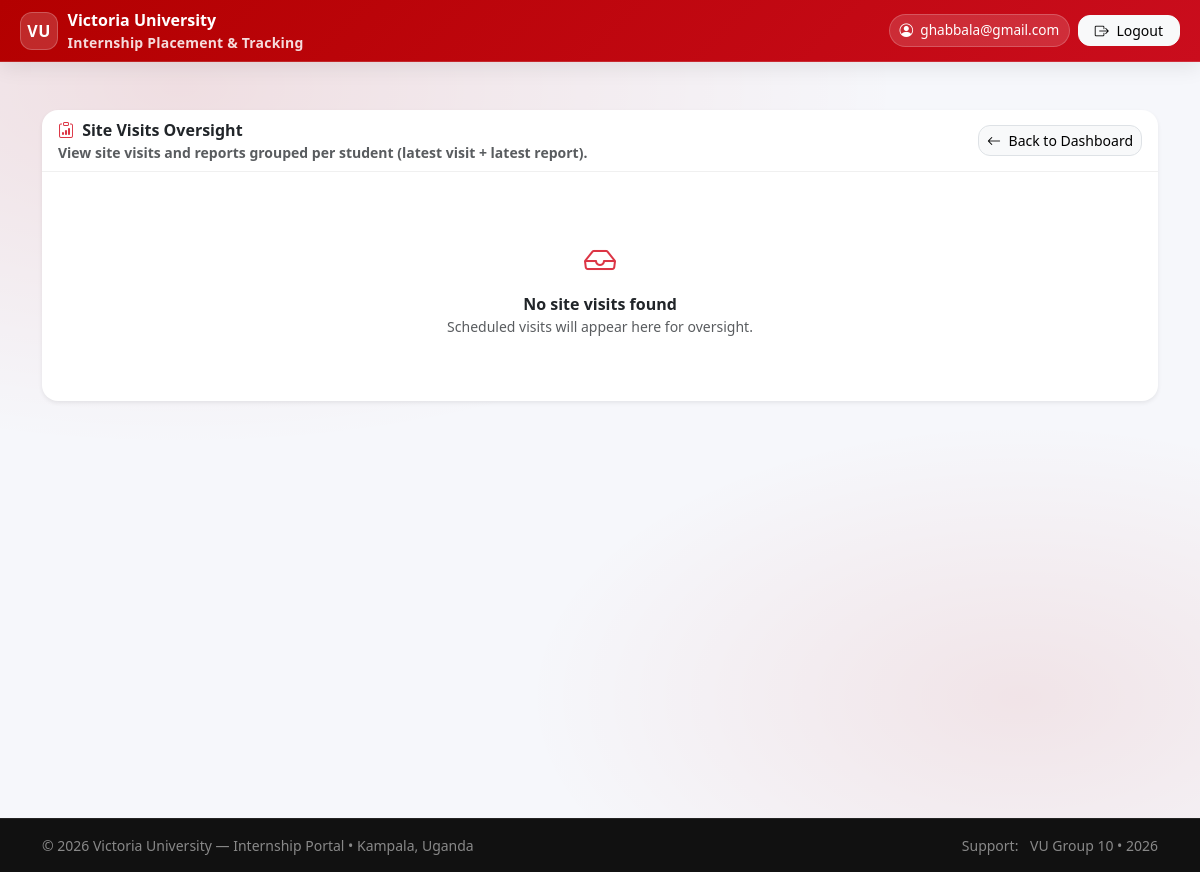
/tracking/coordinator/site-visits/ (signed in), run on an earlier commit of the app's database.
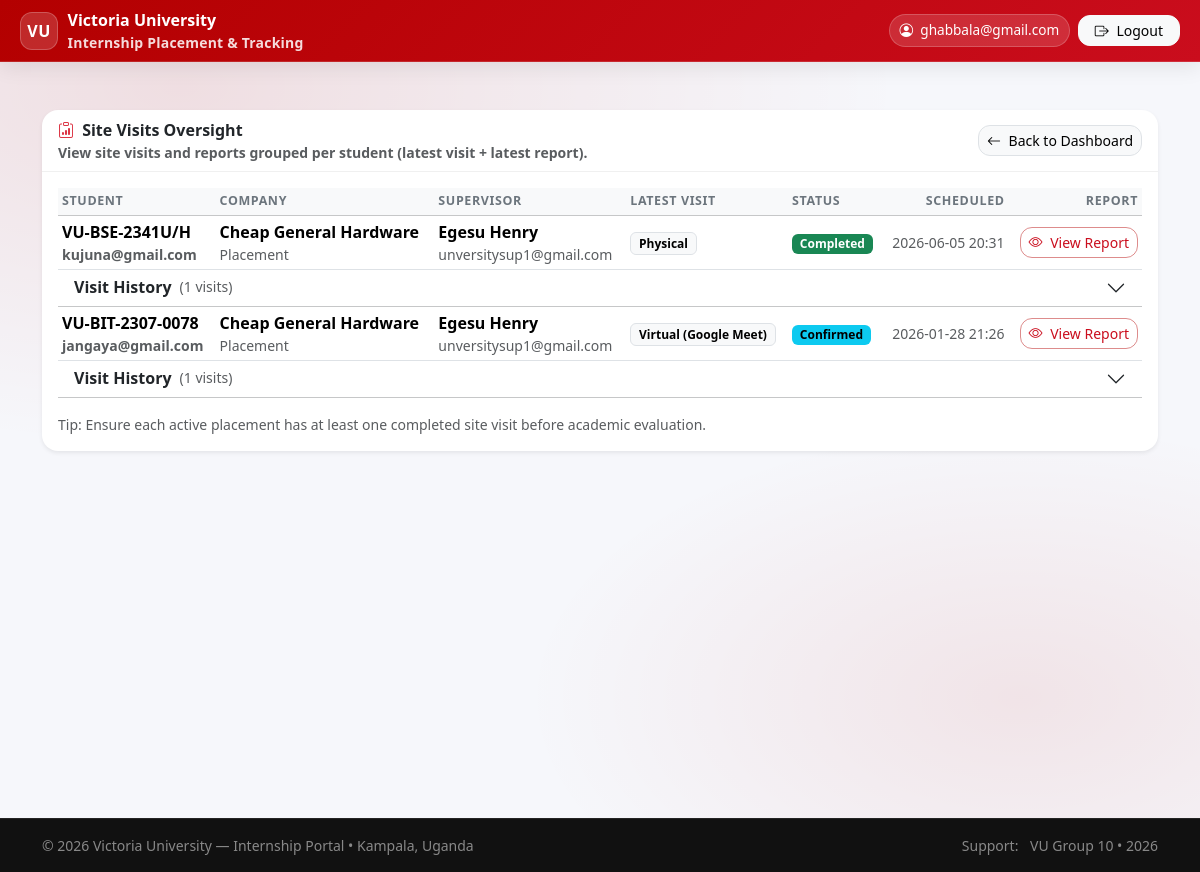
And on a later commit of the database.
### accounts/models.py (models this page shows, shortened)
class User(AbstractUser):
    username = None
    email = models.EmailField(_("email address"), unique=True)
    USERNAME_FIELD = "email"
    REQUIRED_FIELDS = []
    objects = UserManager()
    class Meta:
        permissions = [
            ("role_university_supervisor", "Role: VU_UniversitySupervisor"),
            ("role_industry_supervisor", "Role: IndustrySupervisor"),
            ("role_coordinator", "Role: VU_Coordinator"),
        ]
    @property
    def display_name(self):
        full = self.get_full_name().strip()
        return full if full else self.email

class StudentProfile(models.Model):
    user = models.OneToOneField("accounts.User", on_delete=models.CASCADE, related_name="student_profile")
    reg_no = models.CharField(max_length=50, unique=True)
    phone = models.CharField(max_length=30, blank=True)
    program = models.ForeignKey(
        "academics.Program",
        on_delete=models.PROTECT,
        null=True,
        blank=True,
        related_name="students",
    )

class StaffProfile(models.Model):
    user = models.OneToOneField(User, on_delete=models.CASCADE, related_name="staff_profile")
    staff_no = models.CharField(max_length=50, unique=True)
    department = models.CharField(max_length=120, blank=True)
    phone = models.CharField(max_length=30, blank=True)

### companies/models.py (models this page shows, shortened)
class Company(models.Model):
    STATUS = [
        ("pending_verification", "Pending verification"),
        ("approved", "Approved"),
        ("rejected", "Rejected"),
        ("inactive", "Inactive"),
    ]
    name = models.CharField(max_length=200, unique=True)
    industry = models.CharField(max_length=120, blank=True)
    district = models.CharField(max_length=120, blank=True)
    address = models.CharField(max_length=255, blank=True)
    status = models.CharField(max_length=30, choices=STATUS, default="pending_verification")
    created_at = models.DateTimeField(auto_now_add=True)

### tracking/models.py (models this page shows, shortened)
class SiteVisit(models.Model):
    VISIT_TYPE = [
        ("physical", "Physical"),
        ("zoom", "Virtual (Zoom)"),
        ("gmeet", "Virtual (Google Meet)"),
        ("other", "Virtual (Other)"),
    ]
    STATUS = [
        ("scheduled", "Scheduled"),
        ("confirmed", "Confirmed"),
        ("completed", "Completed"),
        ("cancelled", "Cancelled"),
    ]
    placement = models.ForeignKey("placements.Placement", on_delete=models.CASCADE, related_name="site_visits")
    supervisor = models.ForeignKey("accounts.StaffProfile", on_delete=models.CASCADE, related_name="site_visits")
    visit_type = models.CharField(max_length=12, choices=VISIT_TYPE)
    meeting_link = models.URLField(blank=True)  # required for zoom/gmeet/other
    scheduled_at = models.DateTimeField()
    duration_minutes = models.PositiveIntegerField(default=60)
    status = models.CharField(max_length=12, choices=STATUS, default="scheduled")
    agenda = models.TextField(blank=True)
    actual_at = models.DateTimeField(blank=True, null=True)
    created_at = models.DateTimeField(auto_now_add=True)
    class Meta:
        ordering = ["-scheduled_at"]

### tracking/views.py (the view)
# urls.py: path("coordinator/site-visits/", views.coordinator_site_visits, name="coordinator_site_visits"),
@login_required
def coordinator_site_visits(request):
    if not request.user.is_superuser and not request.user.groups.filter(name__iexact="Coordinator").exists():
        return HttpResponseForbidden("Coordinators only.")
    qs = (
        SiteVisit.objects.select_related(
            "placement",
            "placement__company",
            "placement__request__student__user",
            "supervisor__user",
            "report",  # ✅ this assumes related_name="report"
        )
        .order_by("-scheduled_at")
    )
    grouped = {}
    for v in qs:
        student = v.placement.request.student
        sid = student.id
        if sid not in grouped:
            grouped[sid] = {
                "student": student,
                "company_name": getattr(v.placement.company, "name", ""),
                "supervisor": v.supervisor,
                "visit": v,  # latest visit
                "report": getattr(v, "report", None),  # ✅ safe
                "all_visits": [],
            }
        grouped[sid]["all_visits"].append(v)
    student_rows = list(grouped.values())
    return render(request, "tracking/coordinator_site_visits.html", {
        "student_rows": student_rows
    })

### templates/tracking/coordinator_site_visits.html (shortened to what this page needs)
{% extends "base.html" %}
{% block content %}
<div class="row g-4">
  <div class="col-12">
    <div class="card shadow-sm border-0 overflow-hidden">
      <div class="card-header d-flex flex-column flex-md-row justify-content-between align-items-start align-items-md-center gap-2">
        <div>
          <div class="fw-bold">
            <i class="bi bi-clipboard-data me-1 text-danger"></i> Site Visits Oversight
          </div>
          <div class="text-muted small">
            View site visits and reports grouped per student (latest visit + latest report).
          </div>
        </div>
        <a href="{% url 'coordinator_dashboard' %}" class="btn btn-light border btn-sm">
          <i class="bi bi-arrow-left me-1"></i> Back to Dashboard
        </a>
      </div>
      <div class="card-body">
        {% if student_rows %}
          <div class="table-responsive">
            <table class="table table-sm table-hover align-middle mb-0">
              <thead class="table-light">
                <tr>
                  <th>Student</th>
                  <th>Company</th>
                  <th>Supervisor</th>
                  <th>Latest Visit</th>
                  <th>Status</th>
                  <th class="text-end">Scheduled</th>
                  <th class="text-end">Report</th>
                </tr>
              </thead>
              <tbody>
                {% for r in student_rows %}
                  <tr>
                    <td class="fw-semibold">
                      {{ r.student.reg_no }}
                      <div class="small text-muted">{{ r.student.user.email }}</div>
                    </td>
                    <td>
                      <div class="fw-semibold">{{ r.company_name|default:"—" }}</div>
                      <div class="small text-muted">Placement</div>
                    </td>
                    <td>
                      {% if r.supervisor %}
                        <div class="fw-semibold">
                          {{ r.supervisor.user.get_full_name|default:r.supervisor.user.email }}
                        </div>
                        <div class="small text-muted">{{ r.supervisor.user.email }}</div>
                      {% else %}
                        <span class="text-muted">—</span>
                      {% endif %}
                    </td>
                    <td>
                      {% if r.visit %}
                        <span class="badge text-bg-light border">{{ r.visit.get_visit_type_display }}</span>
                      {% else %}
                        <span class="text-muted">—</span>
                      {% endif %}
                    </td>
                    <td>
                      {% if r.visit %}
                        {% if r.visit.status == "scheduled" %}
                          <span class="badge text-bg-secondary">Scheduled</span>
                        {% elif r.visit.status == "confirmed" %}
                          <span class="badge text-bg-info">Confirmed</span>
                        {% elif r.visit.status == "completed" %}
                          <span class="badge text-bg-success">Completed</span>
                        {% elif r.visit.status == "cancelled" %}
                          <span class="badge text-bg-dark">Cancelled</span>
                        {% else %}
                          <span class="badge text-bg-light border">{{ r.visit.status }}</span>
                        {% endif %}
                      {% else %}
                        <span class="text-muted">—</span>
                      {% endif %}
                    </td>
                    <td class="text-end small text-muted">
                      {% if r.visit %}
                        {{ r.visit.scheduled_at|date:"Y-m-d H:i" }}
                      {% else %}
                        —
                      {% endif %}
                    </td>
                    <td class="text-end">
                      {% if r.visit and r.report %}
                        <a href="{% url 'coordinator_site_visit_report_detail' r.visit.id %}"
                           class="btn btn-sm btn-outline-danger">
                          <i class="bi bi-eye me-1"></i> View Report
                        </a>
                      {% elif r.visit %}
                        <span class="badge text-bg-warning">No</span>
                      {% else %}
                        <span class="text-muted">—</span>
                      {% endif %}
                    </td>
                  </tr>
                  <tr class="table-light">
                    <td colspan="7" class="p-0">
                      <div class="accordion accordion-flush" id="accStudent{{ forloop.counter }}">
                        <div class="accordion-item">
                          <h2 class="accordion-header" id="heading{{ forloop.counter }}">
                            <button class="accordion-button collapsed py-2 px-3" type="button"
                                    data-bs-toggle="collapse"
                                    data-bs-target="#collapse{{ forloop.counter }}"
                                    aria-expanded="false"
                                    aria-controls="collapse{{ forloop.counter }}">
                              <span class="fw-semibold me-2">Visit History</span>
                              <span class="text-muted small">
                                ({{ r.all_visits|length|default:0 }} visits)
                              </span>
                            </button>
                          </h2>
                        </div>
                      </div>
                    </td>
                  </tr>
                {% endfor %}
              </tbody>
            </table>
          </div>
          <div class="small text-muted mt-3">
            Tip: Ensure each active placement has at least one completed site visit before academic evaluation.
          </div>
        {% else %}
          <div class="text-center py-5">
            <i class="bi bi-inbox text-danger" style="font-size:2rem;"></i>
            <div class="fw-bold mt-2">No site visits found</div>
            <div class="text-muted small">Scheduled visits will appear here for oversight.</div>
          </div>
        {% endif %}
      </div>
    </div>
  </div>
</div>
{% endblock %}

### templates/base.html (shortened to what this page needs)
<!doctype html>
<html lang="en">
<head>
  {% load static %}
  <link href="https://cdn.jsdelivr.net/npm/bootstrap@5.3.3/dist/css/bootstrap.min.css" rel="stylesheet">
  <link rel="stylesheet" href="https://cdn.jsdelivr.net/npm/bootstrap-icons@1.11.3/font/bootstrap-icons.min.css">
  <link rel="stylesheet" href="{% static 'base/css/vu_portal.css' %}">
</head>
<body class="vu-body d-flex flex-column">
  <header class="vu-topbar">
    <nav class="navbar navbar-expand-lg navbar-dark py-2">
      <div class="container-fluid vu-container-pad">
        <a class="vu-brand" href="{% url 'dashboard' %}">
          <span class="vu-badge">VU</span>
          <span class="d-none d-sm-inline">
            Victoria University
            <small class="d-none d-lg-block">Internship Placement & Tracking</small>
          </span>
        </a>
        <div class="collapse navbar-collapse" id="vuNav">
          <ul class="navbar-nav ms-auto align-items-lg-center gap-lg-2">
            {% if request.user.is_authenticated %}
              <li class="nav-item my-2 my-lg-0">
                <span class="vu-pill">
                  <i class="bi bi-person-circle"></i>
                  {{ request.user.display_name|default:request.user.email }}
                </span>
              </li>
              <li class="nav-item my-2 my-lg-0">
                <form method="post" action="{% url 'logout' %}" class="d-inline">
                  <button type="submit" class="btn btn-light btn-sm px-3">
                    <i class="bi bi-box-arrow-right me-1"></i> Logout
                  </button>
                </form>
              </li>
            {% else %}
              <li class="nav-item my-2 my-lg-0">
                <a href="{% url 'login' %}" class="btn btn-light btn-sm px-3">
                  <i class="bi bi-box-arrow-in-right me-1"></i> Login
                </a>
              </li>
            {% endif %}
          </ul>
        </div>
      </div>
    </nav>
  </header>
  <main id="main-content" class="container vu-main my-4 my-lg-5 flex-grow-1">
    {% block content %}{% endblock %}
  </main>
  <footer class="vu-footer mt-auto">
    <div class="container py-3 d-flex flex-column flex-md-row justify-content-between align-items-start align-items-md-center gap-2">
      <div class="small text-white-50">
        © {% now "Y" %} Victoria University — Internship Portal
        <span class="d-none d-md-inline">• Kampala, Uganda</span>
      </div>
      <div class="small text-white-50">
        <span class="me-2">Support:</span>
        <span class="text-white-50">VU Group 10 • 2026</span>
      </div>
    </div>
  </footer>
</body>
</html>

### static/base/css/vu_portal.css (style rules this page uses)
:root { --vu-red: #8B0000; --vu-red-2: #B30000; --vu-dark: #111827; --vu-bg: #f6f7fb; --vu-card: #ffffff; --vu-border: rgba(0,0,0,.08); --vu-muted: #6b7280; --vu-radius: 16px; --vu-radius-sm: 12px; --vu-shadow: 0 12px 30px rgba(0,0,0,.08); --vu-shadow-hover: 0 14px 34px rgba(0,0,0,.10); --vu-soft: rgba(179,0,0,.08); }
.vu-body { min-height: 100vh; background: radial-gradient(1200px 600px at 15% 10%, rgba(179,0,0,.10), transparent 60%), radial-gradient(900px 500px at 85% 80%, rgba(179,0,0,.08), transparent 55%), var(--vu-bg); color: var(--vu-dark); }
a { text-decoration: none; }
.vu-topbar { background: linear-gradient(135deg, var(--vu-red), var(--vu-red-2)); box-shadow: 0 12px 30px rgba(0,0,0,.18); border-bottom: 1px solid rgba(255,255,255,.14); }
.vu-badge { width: 38px; height: 38px; display: grid; place-items: center; border-radius: 12px; background: rgba(255,255,255,.18); border: 1px solid rgba(255,255,255,.25); font-weight: 900; letter-spacing: .4px; }
.vu-pill { display: inline-flex; align-items: center; gap: .45rem; padding: .38rem .65rem; border-radius: 999px; background: rgba(255,255,255,.14); border: 1px solid rgba(255,255,255,.18); color: #fff; font-size: .85rem; white-space: nowrap; }
.card { border: 0; border-radius: var(--vu-radius); box-shadow: var(--vu-shadow); }
.card-header { background: transparent; border-bottom: 1px solid rgba(0,0,0,.06); font-weight: 800; }
.btn { border-radius: var(--vu-radius-sm); }
.btn-outline-danger { border-color: rgba(179,0,0,.45); color: var(--vu-red-2); }
.table thead th { font-size: .78rem; text-transform: uppercase; letter-spacing: .05em; color: #6c757d; }
.table td, .table th { vertical-align: middle; }
.table .badge { font-weight: 700; }
.vu-footer { background: linear-gradient(135deg, #141414, #0b0f1a); border-top: 1px solid rgba(255,255,255,.08); }

### templates/base.html (style rules this page uses)
:root { --vu-red:#b30000; --vu-red-2:#ca0d1d; --vu-soft:#fff5f5; }
.vu-topbar { position: sticky; top: 0; z-index: 1030; background: linear-gradient(135deg, var(--vu-red), var(--vu-red-2)); border-bottom: 1px solid rgba(255,255,255,.14); box-shadow: 0 .35rem 1.2rem rgba(0,0,0,.08); }
.vu-brand { display:flex; align-items:center; gap:.6rem; text-decoration:none; color:#fff; font-weight:900; }
.vu-badge { width:38px; height:38px; border-radius: 12px; display:grid; place-items:center; background: rgba(255,255,255,.16); border: 1px solid rgba(255,255,255,.22); font-weight:900; letter-spacing:.5px; }
.vu-brand small { display:block; color:rgba(255,255,255,.86); font-weight:600; letter-spacing:.2px; }
.vu-pill { display:inline-flex; align-items:center; gap:.45rem; padding:.35rem .6rem; border-radius: 999px; background: rgba(255,255,255,.14); border: 1px solid rgba(255,255,255,.20); color:#fff; font-size:.85rem; white-space: nowrap; }
.vu-main { min-height: calc(100vh - 140px); }
.vu-footer { background: #111; border-top: 1px solid rgba(255,255,255,.08); }
@media (min-width: 992px) { .vu-container-pad { padding-left: 1.25rem; padding-right: 1.25rem; } }

What changed in the data, as far as the page shows it:
added StudentProfile: student.reg_no "VU-BSE-2341U/H", student.user.email "kujuna@gmail.com", company_name "Cheap General Hardware", supervisor.user.get_full_name "Egesu Henry", supervisor.user.email "unversitysup1@gmail.com", visit.visit_type "Physical", shows "Completed", visit.scheduled_at "2026-06-05 20:31", all_visits|length "1"
now on this page (row unchanged): StudentProfile: student.reg_no "VU-BIT-2307-0078", student.user.email "jangaya@gmail.com", company_name "Cheap General Hardware", supervisor.user.get_full_name "Egesu Henry", supervisor.user.email "unversitysup1@gmail.com", visit.visit_type "Virtual (Google Meet)", shows "Confirmed", visit.scheduled_at "2026-01-28 21:26", all_visits|length "1"
Also different on the page:
text no longer shown: "No site visits found Scheduled visits will appear here for oversight."
text now shown: "STUDENT COMPANY SUPERVISOR LATEST VISIT STATUS SCHEDULED REPORT Tip: Ensure each active placement has at least one completed site visit before academic evaluation."
